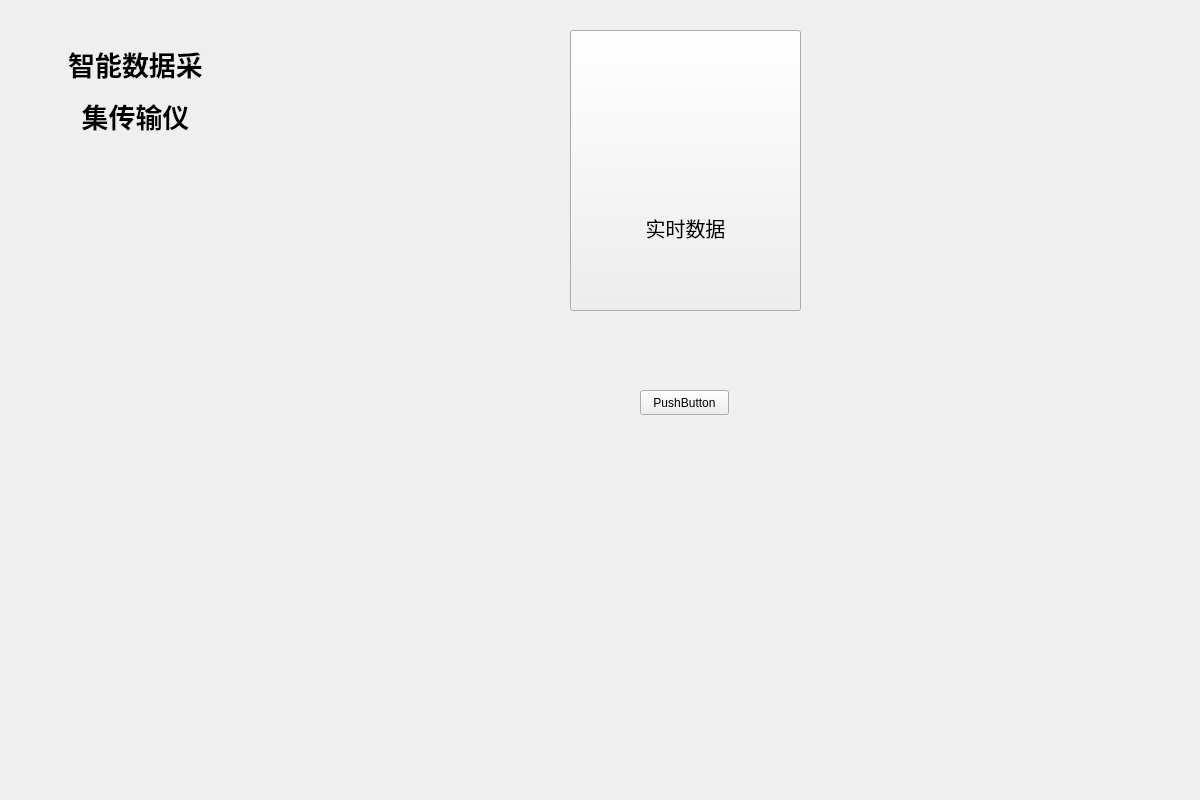
<?xml version="1.0" encoding="UTF-8"?>
<ui version="4.0">
 <class>MyWidget</class>
 <widget class="QWidget" name="MyWidget">
  <property name="enabled">
   <bool>true</bool>
  </property>
  <property name="geometry">
   <rect>
    <x>0</x>
    <y>0</y>
    <width>1200</width>
    <height>800</height>
   </rect>
  </property>
  <property name="sizeIncrement">
   <size>
    <width>0</width>
    <height>0</height>
   </size>
  </property>
  <property name="windowTitle">
   <string>MyWidget</string>
  </property>
  <property name="locale">
   <locale language="Chinese" country="China"/>
  </property>
  <widget class="QLabel" name="label">
   <property name="geometry">
    <rect>
     <x>20</x>
     <y>20</y>
     <width>231</width>
     <height>141</height>
    </rect>
   </property>
   <property name="maximumSize">
    <size>
     <width>231</width>
     <height>16777215</height>
    </size>
   </property>
   <property name="text">
    <string>&lt;html&gt;&lt;head/&gt;&lt;body&gt;&lt;p align=&quot;center&quot;&gt;&lt;span style=&quot; font-size:20pt; font-weight:600;&quot;&gt;智能数据采&lt;/span&gt;&lt;/p&gt;&lt;p align=&quot;center&quot;&gt;&lt;span style=&quot; font-size:20pt; font-weight:600;&quot;&gt;集传输仪&lt;/span&gt;&lt;/p&gt;&lt;/body&gt;&lt;/html&gt;</string>
   </property>
  </widget>
  <widget class="QLabel" name="timeLabel">
   <property name="enabled">
    <bool>true</bool>
   </property>
   <property name="geometry">
    <rect>
     <x>300</x>
     <y>20</y>
     <width>231</width>
     <height>141</height>
    </rect>
   </property>
   <property name="maximumSize">
    <size>
     <width>231</width>
     <height>16777215</height>
    </size>
   </property>
   <property name="locale">
    <locale language="Chinese" country="China"/>
   </property>
   <property name="text">
    <string>&lt;html&gt;&lt;head/&gt;&lt;body&gt;&lt;p align=&quot;center&quot;&gt;&lt;br/&gt;&lt;/p&gt;&lt;/body&gt;&lt;/html&gt;</string>
   </property>
   <property name="wordWrap">
    <bool>true</bool>
   </property>
  </widget>
  <widget class="QPushButton" name="realDataBtn">
   <property name="enabled">
    <bool>true</bool>
   </property>
   <property name="geometry">
    <rect>
     <x>570</x>
     <y>30</y>
     <width>231</width>
     <height>281</height>
    </rect>
   </property>
   <property name="font">
    <font>
     <pointsize>15</pointsize>
    </font>
   </property>
   <property name="toolTip">
    <string>&lt;html&gt;&lt;head/&gt;&lt;body&gt;&lt;p align=&quot;center&quot;&gt;&lt;br/&gt;&lt;/p&gt;&lt;/body&gt;&lt;/html&gt;</string>
   </property>
   <property name="whatsThis">
    <string>&lt;html&gt;&lt;head/&gt;&lt;body&gt;&lt;p&gt;asdfa &lt;/p&gt;&lt;/body&gt;&lt;/html&gt;</string>
   </property>
   <property name="autoFillBackground">
    <bool>false</bool>
   </property>
   <property name="text">
    <string notr="true">




实时数据</string>
   </property>
   <property name="iconSize">
    <size>
     <width>50</width>
     <height>50</height>
    </size>
   </property>
   <property name="shortcut">
    <string notr="true"/>
   </property>
  </widget>
  <widget class="QPushButton" name="pushButton">
   <property name="geometry">
    <rect>
     <x>640</x>
     <y>390</y>
     <width>89</width>
     <height>25</height>
    </rect>
   </property>
   <property name="text">
    <string>PushButton</string>
   </property>
  </widget>
 </widget>
 <layoutdefault spacing="6" margin="11"/>
 <resources/>
 <connections/>
</ui>
